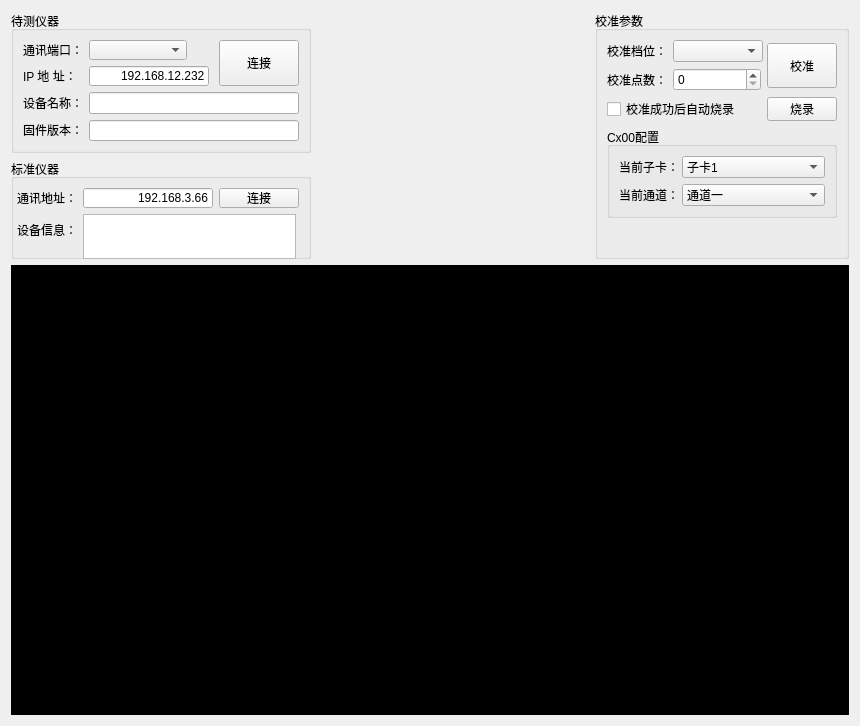
<?xml version="1.0" encoding="UTF-8"?>
<ui version="4.0">
 <class>PssCalToolMainWgt</class>
 <widget class="QWidget" name="PssCalToolMainWgt">
  <property name="geometry">
   <rect>
    <x>0</x>
    <y>0</y>
    <width>860</width>
    <height>720</height>
   </rect>
  </property>
  <property name="windowTitle">
   <string>Form</string>
  </property>
  <layout class="QGridLayout" name="gridLayout_8">
   <item row="0" column="0">
    <layout class="QHBoxLayout" name="horizontalLayout_3">
     <item>
      <layout class="QGridLayout" name="gridLayout_7">
       <item row="0" column="0">
        <widget class="QGroupBox" name="groupBox">
         <property name="maximumSize">
          <size>
           <width>332</width>
           <height>142</height>
          </size>
         </property>
         <property name="title">
          <string>待测仪器</string>
         </property>
         <layout class="QGridLayout" name="gridLayout_9">
          <item row="0" column="0">
           <layout class="QGridLayout" name="gridLayout">
            <item row="0" column="0">
             <widget class="QLabel" name="label_15">
              <property name="minimumSize">
               <size>
                <width>60</width>
                <height>20</height>
               </size>
              </property>
              <property name="maximumSize">
               <size>
                <width>60</width>
                <height>20</height>
               </size>
              </property>
              <property name="text">
               <string>通讯端口：</string>
              </property>
             </widget>
            </item>
            <item row="0" column="1">
             <widget class="QComboBox" name="comboBox_com">
              <property name="minimumSize">
               <size>
                <width>80</width>
                <height>20</height>
               </size>
              </property>
              <property name="maximumSize">
               <size>
                <width>120</width>
                <height>20</height>
               </size>
              </property>
             </widget>
            </item>
            <item row="0" column="2">
             <widget class="QPushButton" name="btnUpdateCom">
              <property name="minimumSize">
               <size>
                <width>20</width>
                <height>20</height>
               </size>
              </property>
              <property name="maximumSize">
               <size>
                <width>20</width>
                <height>20</height>
               </size>
              </property>
              <property name="text">
               <string/>
              </property>
              <property name="icon">
               <iconset>
                <normaloff>../../../PcCpp/X86PLx00Tool/icon/updateCom.png</normaloff>
                <normalon>:/icon/updateCom.png</normalon>../../../PcCpp/X86PLx00Tool/icon/updateCom.png</iconset>
              </property>
              <property name="iconSize">
               <size>
                <width>30</width>
                <height>20</height>
               </size>
              </property>
              <property name="flat">
               <bool>true</bool>
              </property>
             </widget>
            </item>
            <item row="1" column="0">
             <widget class="QLabel" name="label_IP">
              <property name="minimumSize">
               <size>
                <width>60</width>
                <height>20</height>
               </size>
              </property>
              <property name="maximumSize">
               <size>
                <width>60</width>
                <height>20</height>
               </size>
              </property>
              <property name="text">
               <string>IP 地 址：</string>
              </property>
             </widget>
            </item>
            <item row="1" column="1" colspan="2">
             <widget class="QLineEdit" name="lineEditPssIp">
              <property name="minimumSize">
               <size>
                <width>80</width>
                <height>20</height>
               </size>
              </property>
              <property name="maximumSize">
               <size>
                <width>120</width>
                <height>20</height>
               </size>
              </property>
              <property name="text">
               <string>192.168.12.232</string>
              </property>
              <property name="alignment">
               <set>Qt::AlignRight|Qt::AlignTrailing|Qt::AlignVCenter</set>
              </property>
             </widget>
            </item>
           </layout>
          </item>
          <item row="0" column="1">
           <widget class="QPushButton" name="btnConnet2PssDev">
            <property name="minimumSize">
             <size>
              <width>0</width>
              <height>20</height>
             </size>
            </property>
            <property name="maximumSize">
             <size>
              <width>80</width>
              <height>80</height>
             </size>
            </property>
            <property name="text">
             <string>连接</string>
            </property>
           </widget>
          </item>
          <item row="1" column="0" colspan="2">
           <layout class="QGridLayout" name="gridLayout_4">
            <item row="0" column="0">
             <widget class="QLabel" name="label_3">
              <property name="minimumSize">
               <size>
                <width>60</width>
                <height>20</height>
               </size>
              </property>
              <property name="maximumSize">
               <size>
                <width>60</width>
                <height>20</height>
               </size>
              </property>
              <property name="text">
               <string>设备名称：</string>
              </property>
             </widget>
            </item>
            <item row="0" column="1">
             <widget class="QLineEdit" name="led_DeviceName">
              <property name="readOnly">
               <bool>true</bool>
              </property>
             </widget>
            </item>
            <item row="1" column="0">
             <widget class="QLabel" name="label_5">
              <property name="minimumSize">
               <size>
                <width>60</width>
                <height>20</height>
               </size>
              </property>
              <property name="maximumSize">
               <size>
                <width>60</width>
                <height>20</height>
               </size>
              </property>
              <property name="text">
               <string>固件版本：</string>
              </property>
             </widget>
            </item>
            <item row="1" column="1">
             <widget class="QLineEdit" name="led_DeviceInfo">
              <property name="readOnly">
               <bool>true</bool>
              </property>
             </widget>
            </item>
           </layout>
          </item>
         </layout>
        </widget>
       </item>
       <item row="1" column="0">
        <widget class="QGroupBox" name="groupBox_2">
         <property name="maximumSize">
          <size>
           <width>332</width>
           <height>100</height>
          </size>
         </property>
         <property name="title">
          <string>标准仪器</string>
         </property>
         <layout class="QGridLayout" name="gridLayout_2">
          <property name="leftMargin">
           <number>3</number>
          </property>
          <item row="0" column="0">
           <widget class="QLabel" name="label_11">
            <property name="minimumSize">
             <size>
              <width>60</width>
              <height>20</height>
             </size>
            </property>
            <property name="maximumSize">
             <size>
              <width>60</width>
              <height>20</height>
             </size>
            </property>
            <property name="text">
             <string>通讯地址：</string>
            </property>
           </widget>
          </item>
          <item row="0" column="1">
           <layout class="QHBoxLayout" name="horizontalLayout_2">
            <item>
             <widget class="QLineEdit" name="lineEditStdIp">
              <property name="minimumSize">
               <size>
                <width>130</width>
                <height>20</height>
               </size>
              </property>
              <property name="maximumSize">
               <size>
                <width>130</width>
                <height>20</height>
               </size>
              </property>
              <property name="text">
               <string>192.168.3.66</string>
              </property>
              <property name="alignment">
               <set>Qt::AlignRight|Qt::AlignTrailing|Qt::AlignVCenter</set>
              </property>
             </widget>
            </item>
            <item>
             <widget class="QPushButton" name="btnConnet2StdDev">
              <property name="minimumSize">
               <size>
                <width>0</width>
                <height>20</height>
               </size>
              </property>
              <property name="maximumSize">
               <size>
                <width>80</width>
                <height>20</height>
               </size>
              </property>
              <property name="text">
               <string>连接</string>
              </property>
             </widget>
            </item>
           </layout>
          </item>
          <item row="1" column="0">
           <widget class="QLabel" name="label_7">
            <property name="minimumSize">
             <size>
              <width>60</width>
              <height>20</height>
             </size>
            </property>
            <property name="maximumSize">
             <size>
              <width>60</width>
              <height>20</height>
             </size>
            </property>
            <property name="text">
             <string>设备信息：</string>
            </property>
           </widget>
          </item>
          <item row="1" column="1">
           <widget class="QTextEdit" name="textEdit_stdInfo">
            <property name="minimumSize">
             <size>
              <width>213</width>
              <height>45</height>
             </size>
            </property>
            <property name="maximumSize">
             <size>
              <width>213</width>
              <height>16777215</height>
             </size>
            </property>
            <property name="readOnly">
             <bool>true</bool>
            </property>
           </widget>
          </item>
         </layout>
        </widget>
       </item>
      </layout>
     </item>
     <item>
      <spacer name="horizontalSpacer">
       <property name="orientation">
        <enum>Qt::Horizontal</enum>
       </property>
       <property name="sizeHint" stdset="0">
        <size>
         <width>40</width>
         <height>20</height>
        </size>
       </property>
      </spacer>
     </item>
     <item>
      <widget class="QGroupBox" name="groupBox_3">
       <property name="maximumSize">
        <size>
         <width>254</width>
         <height>250</height>
        </size>
       </property>
       <property name="title">
        <string>校准参数</string>
       </property>
       <layout class="QGridLayout" name="gridLayout_6">
        <item row="1" column="0">
         <layout class="QHBoxLayout" name="horizontalLayout_4">
          <item>
           <widget class="QCheckBox" name="cbx_AutoFire">
            <property name="text">
             <string>校准成功后自动烧录</string>
            </property>
           </widget>
          </item>
          <item>
           <widget class="QPushButton" name="btnFireCal">
            <property name="minimumSize">
             <size>
              <width>70</width>
              <height>24</height>
             </size>
            </property>
            <property name="maximumSize">
             <size>
              <width>70</width>
              <height>16777215</height>
             </size>
            </property>
            <property name="text">
             <string>烧录</string>
            </property>
           </widget>
          </item>
         </layout>
        </item>
        <item row="0" column="0">
         <layout class="QGridLayout" name="gridLayout_5">
          <item row="0" column="0">
           <widget class="QLabel" name="lab_calIndex">
            <property name="minimumSize">
             <size>
              <width>57</width>
              <height>22</height>
             </size>
            </property>
            <property name="maximumSize">
             <size>
              <width>57</width>
              <height>22</height>
             </size>
            </property>
            <property name="text">
             <string>校准档位：</string>
            </property>
           </widget>
          </item>
          <item row="0" column="1">
           <widget class="QComboBox" name="cbBoxCalLevel">
            <property name="minimumSize">
             <size>
              <width>90</width>
              <height>0</height>
             </size>
            </property>
            <property name="maximumSize">
             <size>
              <width>90</width>
              <height>16777215</height>
             </size>
            </property>
           </widget>
          </item>
          <item row="0" column="2" rowspan="2">
           <widget class="QPushButton" name="btnStartCal">
            <property name="minimumSize">
             <size>
              <width>70</width>
              <height>45</height>
             </size>
            </property>
            <property name="maximumSize">
             <size>
              <width>70</width>
              <height>16777215</height>
             </size>
            </property>
            <property name="text">
             <string>校准</string>
            </property>
            <property name="checkable">
             <bool>true</bool>
            </property>
           </widget>
          </item>
          <item row="1" column="0">
           <widget class="QLabel" name="lab_calPoint">
            <property name="text">
             <string>校准点数：</string>
            </property>
           </widget>
          </item>
          <item row="1" column="1">
           <widget class="QSpinBox" name="spinBoxCalPoint"/>
          </item>
         </layout>
        </item>
        <item row="2" column="0">
         <widget class="QGroupBox" name="gbx_Cx00Cfg">
          <property name="maximumSize">
           <size>
            <width>16777215</width>
            <height>100</height>
           </size>
          </property>
          <property name="title">
           <string>Cx00配置</string>
          </property>
          <layout class="QGridLayout" name="gridLayout_3">
           <item row="0" column="0">
            <widget class="QLabel" name="lab_card">
             <property name="minimumSize">
              <size>
               <width>57</width>
               <height>22</height>
              </size>
             </property>
             <property name="maximumSize">
              <size>
               <width>57</width>
               <height>22</height>
              </size>
             </property>
             <property name="text">
              <string>当前子卡：</string>
             </property>
            </widget>
           </item>
           <item row="2" column="0">
            <widget class="QLabel" name="lab_chan">
             <property name="minimumSize">
              <size>
               <width>57</width>
               <height>22</height>
              </size>
             </property>
             <property name="maximumSize">
              <size>
               <width>57</width>
               <height>22</height>
              </size>
             </property>
             <property name="text">
              <string>当前通道：</string>
             </property>
            </widget>
           </item>
           <item row="0" column="1">
            <widget class="QComboBox" name="cbx_card">
             <item>
              <property name="text">
               <string>子卡1</string>
              </property>
             </item>
             <item>
              <property name="text">
               <string>子卡2</string>
              </property>
             </item>
             <item>
              <property name="text">
               <string>子卡3</string>
              </property>
             </item>
             <item>
              <property name="text">
               <string>子卡4</string>
              </property>
             </item>
             <item>
              <property name="text">
               <string>子卡5</string>
              </property>
             </item>
             <item>
              <property name="text">
               <string>子卡6</string>
              </property>
             </item>
             <item>
              <property name="text">
               <string>子卡7</string>
              </property>
             </item>
             <item>
              <property name="text">
               <string>子卡8</string>
              </property>
             </item>
             <item>
              <property name="text">
               <string>子卡9</string>
              </property>
             </item>
             <item>
              <property name="text">
               <string>子卡10</string>
              </property>
             </item>
            </widget>
           </item>
           <item row="2" column="1">
            <widget class="QComboBox" name="cbx_chan">
             <item>
              <property name="text">
               <string>通道一</string>
              </property>
             </item>
             <item>
              <property name="text">
               <string>通道二</string>
              </property>
             </item>
             <item>
              <property name="text">
               <string>通道三</string>
              </property>
             </item>
             <item>
              <property name="text">
               <string>通道四</string>
              </property>
             </item>
            </widget>
           </item>
          </layout>
         </widget>
        </item>
        <item row="3" column="0">
         <spacer name="verticalSpacer_2">
          <property name="orientation">
           <enum>Qt::Vertical</enum>
          </property>
          <property name="sizeHint" stdset="0">
           <size>
            <width>20</width>
            <height>40</height>
           </size>
          </property>
         </spacer>
        </item>
       </layout>
      </widget>
     </item>
    </layout>
   </item>
   <item row="1" column="0">
    <widget class="QPlainTextEdit" name="txtLog">
     <property name="minimumSize">
      <size>
       <width>0</width>
       <height>450</height>
      </size>
     </property>
     <property name="styleSheet">
      <string notr="true">background-color: rgb(0, 0, 0);
color: rgb(0, 128, 0);</string>
     </property>
    </widget>
   </item>
  </layout>
 </widget>
 <resources/>
 <connections/>
</ui>
